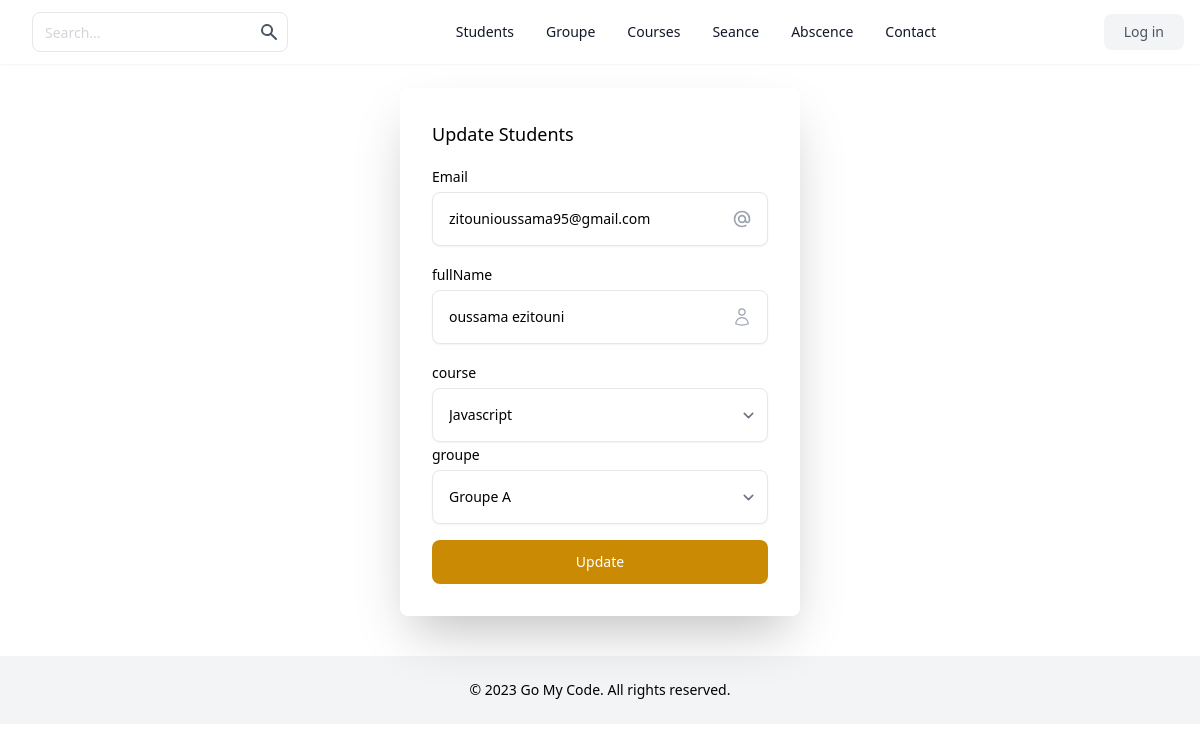
Before: /students/update.php?id=6 with the older database file.
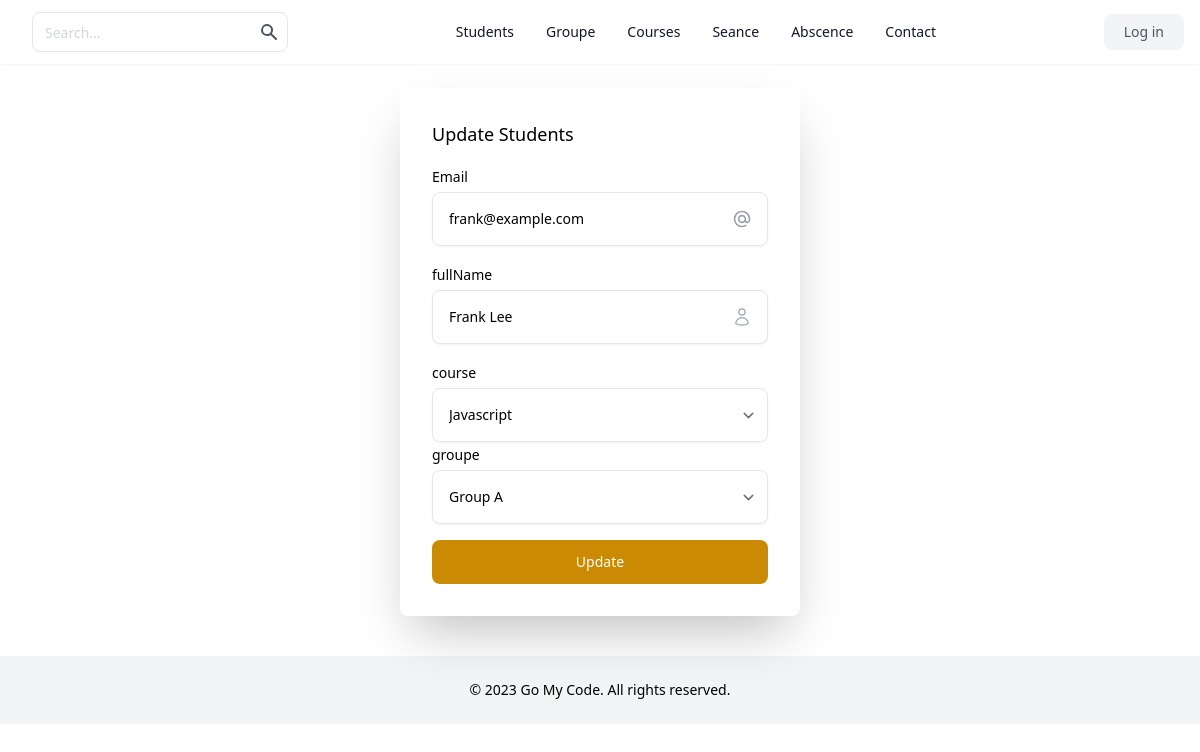
After: the same page with the newer database file.
### tables this page shows
CREATE TABLE `students` (
  `id` int(11) NOT NULL AUTO_INCREMENT,
  `fullname` varchar(255) DEFAULT NULL,
  `email` varchar(255) DEFAULT NULL,
  `id_course` int(11) DEFAULT NULL,
  `id_groupe` int(11) DEFAULT NULL,
  PRIMARY KEY (`id`),
  KEY `id_course` (`id_course`),
  KEY `id_groupe` (`id_groupe`),
  CONSTRAINT `students_ibfk_1` FOREIGN KEY (`id_course`) REFERENCES `courses` (`id`) ON DELETE SET NULL,
  CONSTRAINT `students_ibfk_2` FOREIGN KEY (`id_groupe`) REFERENCES `groupes` (`id`) ON DELETE SET NULL
);

### students/update.php (the view, shortened to what this page needs)
<?php
require_once('../inc/header.php');
include('../inc/db.php');
if (isset($_GET['id'])) {
    $id = $_GET['id'];
    $query = $conn->prepare("select * from students where id=$id");
    $query->execute();
    $student = $query->fetch();
};
?>
<header aria-label="Site Header" class="shadow-sm">
    <div class="mx-auto flex h-16 max-w-screen-xl items-center justify-between px-4">
        <div class="flex items-center gap-4">
            <form class="mb-0 hidden lg:flex">
                <div class="relative">
                    <input class="h-10 rounded-lg border-gray-200 pr-10 text-sm placeholder-gray-300 focus:z-10" placeholder="Search..." type="text" />
                    <button type="submit" class="absolute inset-y-0 right-0 mr-px rounded-r-lg p-2 text-gray-600">
                        <svg class="h-5 w-5" fill="currentColor" viewbox="0 0 20 20" xmlns="http://www.w3.org/2000/svg">
                            <path clip-rule="evenodd" d="M8 4a4 4 0 100 8 4 4 0 000-8zM2 8a6 6 0 1110.89 3.476l4.817 4.817a1 1 0 01-1.414 1.414l-4.816-4.816A6 6 0 012 8z" fill-rule="evenodd"></path>
                        </svg>
                    </button>
                </div>
            </form>
        </div>
        <nav aria-label="Site Nav" class="hidden items-center justify-center gap-8 text-sm font-medium lg:flex lg:w-0 lg:flex-1">
            <a class="text-gray-900" href="../students/">Students</a>
            <a class="text-gray-900" href="../groupe/">Groupe</a>
            <a class="text-gray-900" href="../courses/">Courses</a>
            <a class="text-gray-900" href="../seance/">Seance</a>
            <a class="text-gray-900" href="../absence/">Abscence</a>
            <a class="text-gray-900" href="">Contact</a>
        </nav>
        <div class="hidden items-center gap-4 lg:flex">
            <a href="#" class="rounded-lg bg-gray-100 px-5 py-2 text-sm font-medium text-gray-600">
                Log in
            </a>
        </div>
    </div>
</header>
<div class="flex justify-center">
    <form action="./update.php" method="POST" class="mt-6 mb-0 space-y-4 rounded-lg p-8 w-[400px] md:shadow-2xl xl:shadow-2xl">
        <p class="text-lg font-medium">Update Students</p>
        <div>
            <label for="email" class="text-sm font-medium">Email</label>
            <div class="relative mt-1">
                <input type="email" id="email" name="email" value="<?= $student['email'] ?>" class="w-full rounded-lg border-gray-200 p-4 pr-12 text-sm shadow-sm" placeholder="Enter email" />
                <span class="absolute inset-y-0 right-4 inline-flex items-center">
                    <svg xmlns="http://www.w3.org/2000/svg" class="h-5 w-5 text-gray-400" fill="none" viewBox="0 0 24 24" stroke="currentColor">
                        <path stroke-linecap="round" stroke-linejoin="round" stroke-width="2" d="M16 12a4 4 0 10-8 0 4 4 0 008 0zm0 0v1.5a2.5 2.5 0 005 0V12a9 9 0 10-9 9m4.5-1.206a8.959 8.959 0 01-4.5 1.207" />
                    </svg>
                </span>
            </div>
        </div>
        <div>
            <label for="fullName" class="text-sm font-medium">fullName</label>
            <div class="relative mt-1">
                <input type="text" id="fullName" value="<?= $student['fullname'] ?>" name="fullName" class="w-full rounded-lg border-gray-200 p-4 pr-12 text-sm shadow-sm" placeholder="Enter fullName" />
                <span class="absolute inset-y-0 right-4 inline-flex items-center">
                </span>
            </div>
        </div>
        <div>
            <label for="id_course" class="text-sm font-medium">course</label>
            <div class="relative mt-1">
                <select class="w-full rounded-lg border-gray-200 p-4 pr-12 text-sm shadow-sm" name="id_course" id="id_course">
                    <?php
                    $stmt = $conn->prepare('select * from courses ');
                    $stmt->execute();
                    $courses = $stmt->fetchAll();
                    foreach ($courses as $key => $value) {
                    ?>
                        <option value="<?= $value['id'] ?>" <?= $value['id'] == $student['id'] ? 'selected'  : null ?>><?= $value['course_name']  ?></option>
                    <?php } ?>
                </select>
            </div>
            <label for="id_groupe" class="text-sm font-medium">groupe</label>
            <div class="relative mt-1">
                <select class="w-full rounded-lg border-gray-200 p-4 pr-12 text-sm shadow-sm" name="id_groupe" id="id_groupe">
                    <?php
                    $stmt = $conn->prepare('select * from groupes ');
                    $stmt->execute();
                    $groupes = $stmt->fetchAll();
                    foreach ($groupes as $key => $value) {
                    ?>
                        <option value="<?= $value['id'] ?>" <?= $value['id'] == $student['id'] ? 'selected'  : null ?>><?= $value['name'] ?></option>
                    <?php } ?>
                </select>
            </div>
        </div>
        <button type="submit" name="update" class="block w-full rounded-lg bg-yellow-600 px-5 py-3 text-sm font-medium text-white">
            Update
        </button>
    </form>
</div>
<?php require_once('../inc/footer.php') ?>

### inc/header.php (shortened to what this page needs)
<!DOCTYPE html>
<html lang="en">
<head>
    <script src="https://cdn.tailwindcss.com"></script>
    <script src="https://cdn.tailwindcss.com?plugins=forms,typography,aspect-ratio,line-clamp"></script>
</head>
<body>

### inc/footer.php
<footer aria-label="Site Footer" class="bg-gray-100 mt-10">
    <div class="w-full py-6 text-sm text-center dark:text-gray-400">
        © 2023 Go My Code. All rights reserved.
    </div>
</footer>
</body>
</html>

Changed rows visible on the page:
changed students: email "zitounioussama95@gmail.com" → "frank@example.com"; fullName "oussama ezitouni" → "Frank Lee"
Other visible differences:
form field id_groupe: "Groupe A" → "Group A"
